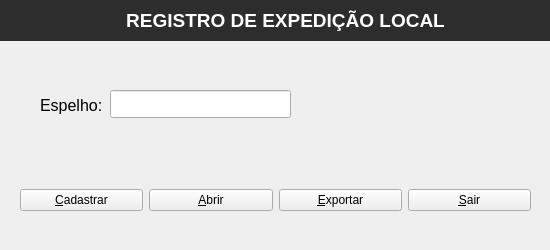
<?xml version="1.0" encoding="UTF-8"?>
<ui version="4.0">
 <class>mainWindow</class>
 <widget class="QMainWindow" name="mainWindow">
  <property name="geometry">
   <rect>
    <x>0</x>
    <y>0</y>
    <width>550</width>
    <height>250</height>
   </rect>
  </property>
  <property name="sizePolicy">
   <sizepolicy hsizetype="Ignored" vsizetype="Ignored">
    <horstretch>0</horstretch>
    <verstretch>0</verstretch>
   </sizepolicy>
  </property>
  <property name="maximumSize">
   <size>
    <width>550</width>
    <height>250</height>
   </size>
  </property>
  <property name="windowTitle">
   <string>Sistema de Expedição Local</string>
  </property>
  <widget class="QWidget" name="centralwidget">
   <widget class="QWidget" name="horizontalLayoutWidget">
    <property name="geometry">
     <rect>
      <x>20</x>
      <y>160</y>
      <width>511</width>
      <height>80</height>
     </rect>
    </property>
    <layout class="QHBoxLayout" name="horizontalLayout">
     <item>
      <widget class="QPushButton" name="btn_cadastrar">
       <property name="styleSheet">
        <string notr="true">font: 12pt &quot;MS Shell Dlg 2&quot;;</string>
       </property>
       <property name="text">
        <string>&amp;Cadastrar</string>
       </property>
       <property name="shortcut">
        <string/>
       </property>
      </widget>
     </item>
     <item>
      <widget class="QPushButton" name="btn_abrir">
       <property name="styleSheet">
        <string notr="true">font: 12pt &quot;MS Shell Dlg 2&quot;;</string>
       </property>
       <property name="text">
        <string>&amp;Abrir</string>
       </property>
       <property name="shortcut">
        <string/>
       </property>
      </widget>
     </item>
     <item>
      <widget class="QPushButton" name="btn_exportar">
       <property name="styleSheet">
        <string notr="true">font: 12pt &quot;MS Shell Dlg 2&quot;;</string>
       </property>
       <property name="text">
        <string>&amp;Exportar</string>
       </property>
      </widget>
     </item>
     <item>
      <widget class="QPushButton" name="btn_sair">
       <property name="styleSheet">
        <string notr="true">font: 12pt &quot;MS Shell Dlg 2&quot;;</string>
       </property>
       <property name="text">
        <string>&amp;Sair</string>
       </property>
       <property name="shortcut">
        <string/>
       </property>
      </widget>
     </item>
    </layout>
   </widget>
   <widget class="QLabel" name="label_2">
    <property name="geometry">
     <rect>
      <x>40</x>
      <y>90</y>
      <width>71</width>
      <height>31</height>
     </rect>
    </property>
    <property name="text">
     <string>&lt;html&gt;&lt;head/&gt;&lt;body&gt;&lt;p&gt;&lt;span style=&quot; font-size:12pt;&quot;&gt;Espelho:&lt;/span&gt;&lt;/p&gt;&lt;/body&gt;&lt;/html&gt;</string>
    </property>
   </widget>
   <widget class="QLineEdit" name="txt_espelho">
    <property name="geometry">
     <rect>
      <x>110</x>
      <y>90</y>
      <width>181</width>
      <height>28</height>
     </rect>
    </property>
    <property name="styleSheet">
     <string notr="true">font: 75 14pt &quot;Cantarell&quot;;</string>
    </property>
   </widget>
   <widget class="QWidget" name="verticalLayoutWidget">
    <property name="geometry">
     <rect>
      <x>-10</x>
      <y>0</y>
      <width>591</width>
      <height>41</height>
     </rect>
    </property>
    <layout class="QVBoxLayout" name="verticalLayout">
     <item>
      <widget class="QLabel" name="label">
       <property name="styleSheet">
        <string notr="true">background-color: rgb(158, 158, 158);
background-color: rgb(45, 45, 45);
color: rgb(255, 255, 255);</string>
       </property>
       <property name="text">
        <string>&lt;html&gt;&lt;head/&gt;&lt;body&gt;&lt;p align=&quot;center&quot;&gt;&lt;span style=&quot; font-size:14pt; font-weight:600;&quot;&gt;REGISTRO DE EXPEDIÇÃO LOCAL&lt;/span&gt;&lt;/p&gt;&lt;/body&gt;&lt;/html&gt;</string>
       </property>
      </widget>
     </item>
    </layout>
   </widget>
  </widget>
 </widget>
 <resources/>
 <connections/>
</ui>
